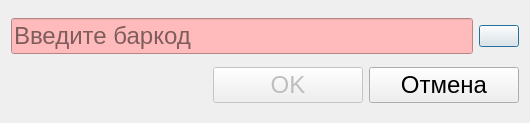
<?xml version="1.0" encoding="UTF-8"?>
<ui version="4.0">
 <class>Dialog</class>
 <widget class="QDialog" name="Dialog">
  <property name="geometry">
   <rect>
    <x>0</x>
    <y>0</y>
    <width>530</width>
    <height>123</height>
   </rect>
  </property>
  <property name="windowTitle">
   <string>Введите баркод</string>
  </property>
  <layout class="QVBoxLayout" name="verticalLayout">
   <item>
    <layout class="QHBoxLayout" name="horizontalLayout">
     <item>
      <widget class="QLineEdit" name="bar">
       <property name="font">
        <font>
         <pointsize>18</pointsize>
        </font>
       </property>
       <property name="styleSheet">
        <string notr="true">background-color: #FFBBBB</string>
       </property>
       <property name="placeholderText">
        <string>Введите баркод</string>
       </property>
      </widget>
     </item>
     <item>
      <widget class="QPushButton" name="keyboard">
       <property name="maximumSize">
        <size>
         <width>60</width>
         <height>16777215</height>
        </size>
       </property>
       <property name="text">
        <string/>
       </property>
       <property name="icon">
        <iconset>
         <normaloff>keyboard.png</normaloff>keyboard.png</iconset>
       </property>
       <property name="iconSize">
        <size>
         <width>50</width>
         <height>50</height>
        </size>
       </property>
      </widget>
     </item>
    </layout>
   </item>
   <item>
    <layout class="QHBoxLayout" name="horizontalLayout_2">
     <item>
      <spacer name="horizontalSpacer">
       <property name="orientation">
        <enum>Qt::Horizontal</enum>
       </property>
       <property name="sizeHint" stdset="0">
        <size>
         <width>40</width>
         <height>20</height>
        </size>
       </property>
      </spacer>
     </item>
     <item>
      <widget class="QPushButton" name="ok">
       <property name="enabled">
        <bool>false</bool>
       </property>
       <property name="minimumSize">
        <size>
         <width>150</width>
         <height>0</height>
        </size>
       </property>
       <property name="font">
        <font>
         <pointsize>18</pointsize>
        </font>
       </property>
       <property name="text">
        <string>OK</string>
       </property>
      </widget>
     </item>
     <item>
      <widget class="QPushButton" name="cancel">
       <property name="minimumSize">
        <size>
         <width>150</width>
         <height>0</height>
        </size>
       </property>
       <property name="font">
        <font>
         <pointsize>18</pointsize>
        </font>
       </property>
       <property name="text">
        <string>Отмена</string>
       </property>
      </widget>
     </item>
    </layout>
   </item>
  </layout>
 </widget>
 <resources/>
 <connections/>
</ui>
